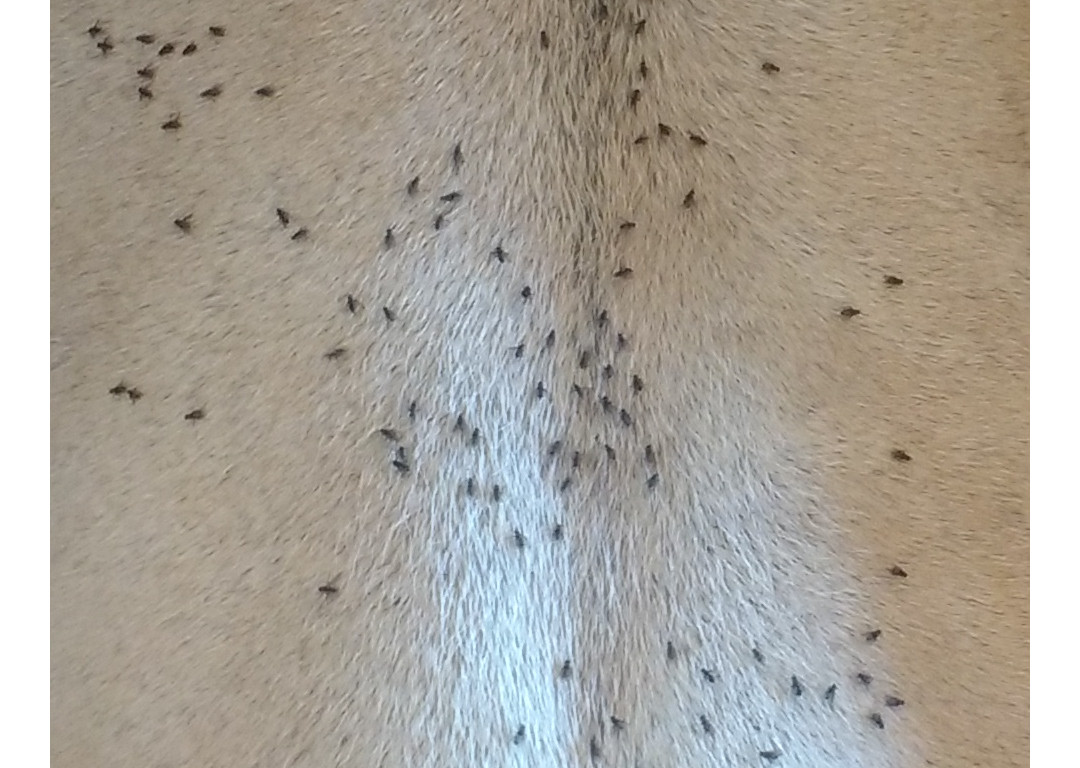
#> input picture app/src/main/python/testes/teste.jpg, 1080 x 768 px
$ python matriz.py
#> lines starting #> are read from the running program, lines starting #| are printed output that depends on the picture
import cv2
import csv

img = cv2.imread('teste.jpg')
#> img is the input picture: shape (768, 1080, 3); mean B, G, R 154.1, 163.9, 170.1

# Redimensiona a imagem
img = cv2.resize(img, (1040, 780), interpolation=cv2.INTER_NEAREST)#INTER_AREA
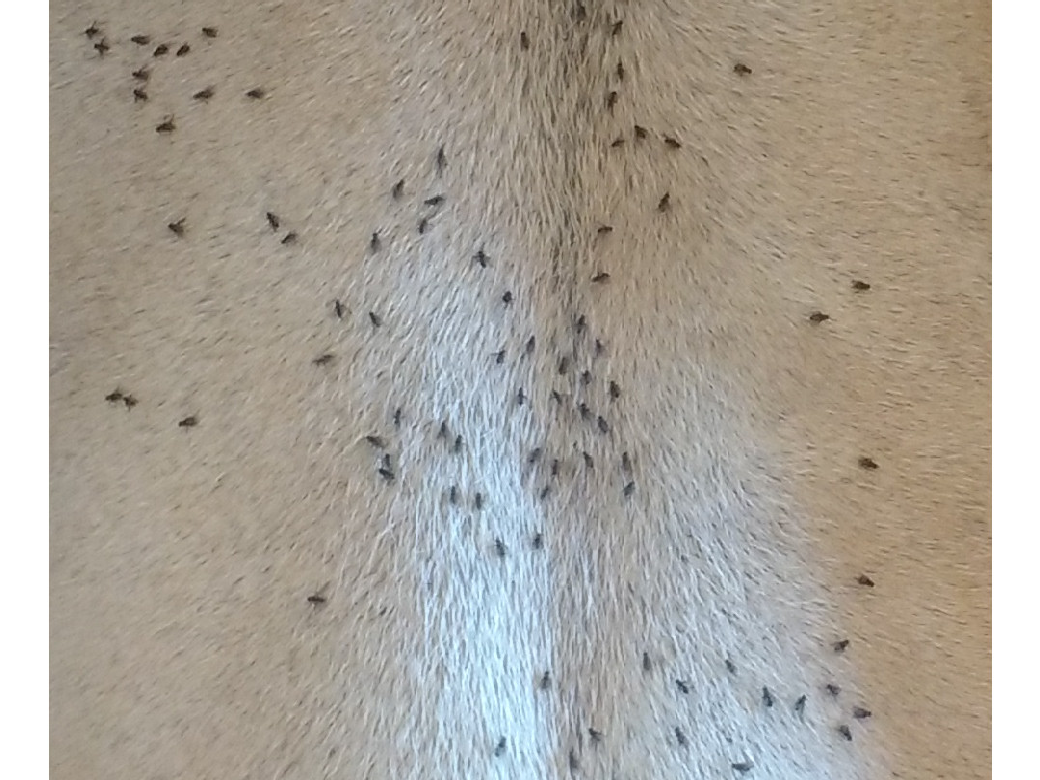
#> img: shape (780, 1040, 3); mean B, G, R 154.1, 163.9, 170.1

altura = img.shape[0]
#> altura = 780
largura = img.shape[1]
#> largura = 1040

mat = []

with open("matriz.csv",'w',newline='') as saida:
    escrever = csv.writer(saida,delimiter=';')

    for i in range(0, altura):
        linha = []
        for j in range(0, largura):
            (b, g, r) = img[i, j]
            linha.append(b)
        escrever.writerow([linha])

#print(mat)

cv2.waitKey(0)
cv2.destroyAllWindows()
